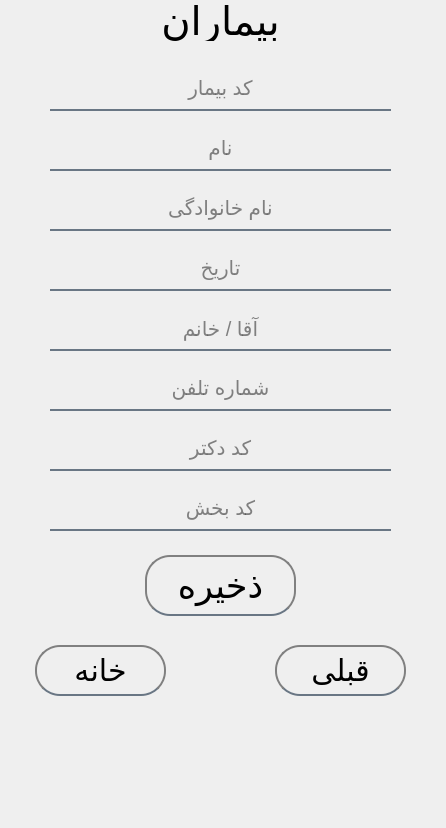
<?xml version="1.0" encoding="UTF-8"?>
<ui version="4.0">
 <class>MainWindow</class>
 <widget class="QMainWindow" name="MainWindow">
  <property name="geometry">
   <rect>
    <x>0</x>
    <y>0</y>
    <width>446</width>
    <height>828</height>
   </rect>
  </property>
  <property name="windowTitle">
   <string>MainWindow</string>
  </property>
  <widget class="QWidget" name="centralwidget">
   <widget class="QPushButton" name="but_home">
    <property name="geometry">
     <rect>
      <x>30</x>
      <y>640</y>
      <width>141</width>
      <height>61</height>
     </rect>
    </property>
    <property name="font">
     <font>
      <family>IRNazanin</family>
      <pointsize>-1</pointsize>
      <weight>50</weight>
      <italic>false</italic>
      <bold>false</bold>
     </font>
    </property>
    <property name="styleSheet">
     <string notr="true">QPushButton {
    background-color: transparent; /* Transparent background */
    color: rgb(0,0,0); /* Text color */
    border: 2px solid gray; /* Border around the button */
    padding: 5px; /* Increased padding for better touch targets */
    border-radius: 25px; /* Rounded corners */
    margin: 5px; /* Uniform margin on all sides */
    font-size: 35px; /* Font size for better readability */
	font: 30pt &quot;IRNazanin&quot;;
border-bottom: 2px solid rgba(105,118,132,255);
}

QPushButton:hover {
    border-color: rgba(190, 190, 190, 0.7); /* Lighter border on hover */
    background-color: rgba(255, 255, 255, 0.1); /* Light background on hover for visual feedback */
}

QPushButton:pressed {
    background-color: rgba(255, 255, 255, 0.2); /* Darker background when pressed */
	font: 20pt &quot;Ubuntu&quot;;
    border-color: rgba(150, 150, 150, 0.8); /* Change border color when pressed */
}

QPushButton:disabled {
    color: rgba(255, 255, 255, 0.5); /* Lighter text color when disabled */
    border-color: rgba(190, 190, 190, 0.3); /* Lighter border when disabled */
}
QPushButton {
    background-color: transparent; /* Transparent background */
    color: rgb(0,0,0); /* Text color */
    border: 2px solid gray; /* Border around the button */
    padding: 5px; /* Increased padding for better touch targets */
    border-radius: 25px; /* Rounded corners */
    margin: 5px; /* Uniform margin on all sides */
    font-size: 30px; /* Font size for better readability */
border-bottom: 2px solid rgba(105,118,132,255);
}

QPushButton:hover {
    border-color: rgba(190, 190, 190, 0.7); /* Lighter border on hover */
    background-color: rgba(255, 255, 255, 0.1); /* Light background on hover for visual feedback */
}

QPushButton:pressed {
    background-color: rgba(255, 255, 255, 0.2); /* Darker background when pressed */
	font: 20pt &quot;Ubuntu&quot;;
    border-color: rgba(150, 150, 150, 0.8); /* Change border color when pressed */
}

QPushButton:disabled {
    color: rgba(255, 255, 255, 0.5); /* Lighter text color when disabled */
    border-color: rgba(190, 190, 190, 0.3); /* Lighter border when disabled */
}
</string>
    </property>
    <property name="text">
     <string>خانه</string>
    </property>
   </widget>
   <widget class="QPushButton" name="but_save">
    <property name="geometry">
     <rect>
      <x>140</x>
      <y>550</y>
      <width>161</width>
      <height>71</height>
     </rect>
    </property>
    <property name="font">
     <font>
      <family>IRNazanin</family>
      <pointsize>30</pointsize>
      <weight>50</weight>
      <italic>false</italic>
      <bold>false</bold>
     </font>
    </property>
    <property name="styleSheet">
     <string notr="true">QPushButton {
    background-color: transparent; /* Transparent background */
    color: rgb(0,0,0); /* Text color */
    border: 2px solid gray; /* Border around the button */
    padding: 5px; /* Increased padding for better touch targets */
    border-radius: 25px; /* Rounded corners */
    margin: 5px; /* Uniform margin on all sides */
    font-size: 35px; /* Font size for better readability */
	font: 30pt &quot;IRNazanin&quot;;
border-bottom: 2px solid rgba(105,118,132,255);
}

QPushButton:hover {
    border-color: rgba(190, 190, 190, 0.7); /* Lighter border on hover */
    background-color: rgba(255, 255, 255, 0.1); /* Light background on hover for visual feedback */
}

QPushButton:pressed {
    background-color: rgba(255, 255, 255, 0.2); /* Darker background when pressed */
	font: 20pt &quot;Ubuntu&quot;;
    border-color: rgba(150, 150, 150, 0.8); /* Change border color when pressed */
}

QPushButton:disabled {
    color: rgba(255, 255, 255, 0.5); /* Lighter text color when disabled */
    border-color: rgba(190, 190, 190, 0.3); /* Lighter border when disabled */
}
</string>
    </property>
    <property name="text">
     <string>ذخیره</string>
    </property>
   </widget>
   <widget class="QPushButton" name="but_bake">
    <property name="geometry">
     <rect>
      <x>270</x>
      <y>640</y>
      <width>141</width>
      <height>61</height>
     </rect>
    </property>
    <property name="font">
     <font>
      <family>IRNazanin</family>
      <pointsize>-1</pointsize>
      <weight>50</weight>
      <italic>false</italic>
      <bold>false</bold>
     </font>
    </property>
    <property name="styleSheet">
     <string notr="true">QPushButton {
    background-color: transparent; /* Transparent background */
    color: rgb(0,0,0); /* Text color */
    border: 2px solid gray; /* Border around the button */
    padding: 5px; /* Increased padding for better touch targets */
    border-radius: 25px; /* Rounded corners */
    margin: 5px; /* Uniform margin on all sides */
    font-size: 35px; /* Font size for better readability */
	font: 30pt &quot;IRNazanin&quot;;
border-bottom: 2px solid rgba(105,118,132,255);
}

QPushButton:hover {
    border-color: rgba(190, 190, 190, 0.7); /* Lighter border on hover */
    background-color: rgba(255, 255, 255, 0.1); /* Light background on hover for visual feedback */
}

QPushButton:pressed {
    background-color: rgba(255, 255, 255, 0.2); /* Darker background when pressed */
	font: 20pt &quot;Ubuntu&quot;;
    border-color: rgba(150, 150, 150, 0.8); /* Change border color when pressed */
}

QPushButton:disabled {
    color: rgba(255, 255, 255, 0.5); /* Lighter text color when disabled */
    border-color: rgba(190, 190, 190, 0.3); /* Lighter border when disabled */
}
QPushButton {
    background-color: transparent; /* Transparent background */
    color: rgb(0,0,0); /* Text color */
    border: 2px solid gray; /* Border around the button */
    padding: 5px; /* Increased padding for better touch targets */
    border-radius: 25px; /* Rounded corners */
    margin: 5px; /* Uniform margin on all sides */
    font-size: 30px; /* Font size for better readability */
border-bottom: 2px solid rgba(105,118,132,255);
}

QPushButton:hover {
    border-color: rgba(190, 190, 190, 0.7); /* Lighter border on hover */
    background-color: rgba(255, 255, 255, 0.1); /* Light background on hover for visual feedback */
}

QPushButton:pressed {
    background-color: rgba(255, 255, 255, 0.2); /* Darker background when pressed */
	font: 20pt &quot;Ubuntu&quot;;
    border-color: rgba(150, 150, 150, 0.8); /* Change border color when pressed */
}

QPushButton:disabled {
    color: rgba(255, 255, 255, 0.5); /* Lighter text color when disabled */
    border-color: rgba(190, 190, 190, 0.3); /* Lighter border when disabled */
}
</string>
    </property>
    <property name="text">
     <string>قبلی</string>
    </property>
   </widget>
   <widget class="QLabel" name="label_name">
    <property name="geometry">
     <rect>
      <x>20</x>
      <y>0</y>
      <width>401</width>
      <height>41</height>
     </rect>
    </property>
    <property name="font">
     <font>
      <family>IRNazanin</family>
      <pointsize>30</pointsize>
      <weight>50</weight>
      <italic>false</italic>
      <bold>false</bold>
     </font>
    </property>
    <property name="styleSheet">
     <string notr="true">color: rgb(0,0,0);
font: 30pt &quot;IRNazanin&quot;;</string>
    </property>
    <property name="text">
     <string>بیماران</string>
    </property>
    <property name="alignment">
     <set>Qt::AlignCenter</set>
    </property>
   </widget>
   <widget class="QLineEdit" name="line_date">
    <property name="geometry">
     <rect>
      <x>50</x>
      <y>250</y>
      <width>341</width>
      <height>41</height>
     </rect>
    </property>
    <property name="styleSheet">
     <string notr="true">background-color: rgba(0,0,0,0);
border: none;
border-bottom: 2px solid rgba(105,118,132,255);
color: rgba(10, 10, 10,250); 
padding-bottom: 3px;
font-size: 20px;
font: 20pt &quot;IRNazanin&quot;;
</string>
    </property>
    <property name="text">
     <string/>
    </property>
    <property name="alignment">
     <set>Qt::AlignCenter</set>
    </property>
    <property name="placeholderText">
     <string>تاریخ</string>
    </property>
    <property name="cursorMoveStyle">
     <enum>Qt::LogicalMoveStyle</enum>
    </property>
   </widget>
   <widget class="QLineEdit" name="line_lastname">
    <property name="geometry">
     <rect>
      <x>50</x>
      <y>190</y>
      <width>341</width>
      <height>41</height>
     </rect>
    </property>
    <property name="styleSheet">
     <string notr="true">background-color: rgba(0,0,0,0);
border: none;
border-bottom: 2px solid rgba(105,118,132,255);
color: rgba(10, 10, 10,250); 
padding-bottom: 3px;
font-size: 20px;
font: 20pt &quot;IRNazanin&quot;;
</string>
    </property>
    <property name="text">
     <string/>
    </property>
    <property name="alignment">
     <set>Qt::AlignCenter</set>
    </property>
    <property name="placeholderText">
     <string>نام خانوادگی</string>
    </property>
    <property name="cursorMoveStyle">
     <enum>Qt::LogicalMoveStyle</enum>
    </property>
   </widget>
   <widget class="QLineEdit" name="line_phone">
    <property name="geometry">
     <rect>
      <x>50</x>
      <y>370</y>
      <width>341</width>
      <height>41</height>
     </rect>
    </property>
    <property name="styleSheet">
     <string notr="true">background-color: rgba(0,0,0,0);
border: none;
border-bottom: 2px solid rgba(105,118,132,255);
color: rgba(10, 10, 10,250); 
padding-bottom: 3px;
font-size: 20px;
font: 20pt &quot;IRNazanin&quot;;
</string>
    </property>
    <property name="text">
     <string/>
    </property>
    <property name="alignment">
     <set>Qt::AlignCenter</set>
    </property>
    <property name="placeholderText">
     <string>شماره تلفن</string>
    </property>
    <property name="cursorMoveStyle">
     <enum>Qt::LogicalMoveStyle</enum>
    </property>
   </widget>
   <widget class="QLabel" name="label_pic">
    <property name="geometry">
     <rect>
      <x>0</x>
      <y>0</y>
      <width>451</width>
      <height>831</height>
     </rect>
    </property>
    <property name="text">
     <string/>
    </property>
    <property name="pixmap">
     <pixmap>1.jpg</pixmap>
    </property>
    <property name="scaledContents">
     <bool>true</bool>
    </property>
   </widget>
   <widget class="QLineEdit" name="line_patient_code">
    <property name="geometry">
     <rect>
      <x>50</x>
      <y>70</y>
      <width>341</width>
      <height>41</height>
     </rect>
    </property>
    <property name="sizePolicy">
     <sizepolicy hsizetype="Expanding" vsizetype="Fixed">
      <horstretch>0</horstretch>
      <verstretch>0</verstretch>
     </sizepolicy>
    </property>
    <property name="layoutDirection">
     <enum>Qt::LeftToRight</enum>
    </property>
    <property name="autoFillBackground">
     <bool>false</bool>
    </property>
    <property name="styleSheet">
     <string notr="true">background-color: rgba(0,0,0,0);
border: none;
border-bottom: 2px solid rgba(105,118,132,255);
color: rgba(10, 10, 10,250); 
padding-bottom: 3px;
font-size: 20px;
font: 20pt &quot;IRNazanin&quot;;
</string>
    </property>
    <property name="cursorPosition">
     <number>0</number>
    </property>
    <property name="alignment">
     <set>Qt::AlignCenter</set>
    </property>
    <property name="dragEnabled">
     <bool>false</bool>
    </property>
    <property name="placeholderText">
     <string>کد بیمار</string>
    </property>
    <property name="cursorMoveStyle">
     <enum>Qt::VisualMoveStyle</enum>
    </property>
   </widget>
   <widget class="QLineEdit" name="line_gender">
    <property name="geometry">
     <rect>
      <x>50</x>
      <y>310</y>
      <width>341</width>
      <height>41</height>
     </rect>
    </property>
    <property name="styleSheet">
     <string notr="true">background-color: rgba(0,0,0,0);
border: none;
border-bottom: 2px solid rgba(105,118,132,255);
color: rgba(10, 10, 10,250); 
padding-bottom: 3px;
font-size: 20px;
font: 20pt &quot;IRNazanin&quot;;
</string>
    </property>
    <property name="text">
     <string/>
    </property>
    <property name="alignment">
     <set>Qt::AlignCenter</set>
    </property>
    <property name="placeholderText">
     <string>آقا / خانم</string>
    </property>
    <property name="cursorMoveStyle">
     <enum>Qt::LogicalMoveStyle</enum>
    </property>
   </widget>
   <widget class="QLineEdit" name="line_docter_code">
    <property name="geometry">
     <rect>
      <x>50</x>
      <y>430</y>
      <width>341</width>
      <height>41</height>
     </rect>
    </property>
    <property name="styleSheet">
     <string notr="true">background-color: rgba(0,0,0,0);
border: none;
border-bottom: 2px solid rgba(105,118,132,255);
color: rgba(10, 10, 10,250); 
padding-bottom: 3px;
font-size: 20px;
font: 20pt &quot;IRNazanin&quot;;
</string>
    </property>
    <property name="text">
     <string/>
    </property>
    <property name="alignment">
     <set>Qt::AlignCenter</set>
    </property>
    <property name="placeholderText">
     <string>کد دکتر</string>
    </property>
    <property name="cursorMoveStyle">
     <enum>Qt::LogicalMoveStyle</enum>
    </property>
   </widget>
   <widget class="QLineEdit" name="line_name">
    <property name="geometry">
     <rect>
      <x>50</x>
      <y>130</y>
      <width>341</width>
      <height>41</height>
     </rect>
    </property>
    <property name="styleSheet">
     <string notr="true">background-color: rgba(0,0,0,0);
border: none;
border-bottom: 2px solid rgba(105,118,132,255);
color: rgba(10, 10, 10,250); 
padding-bottom: 3px;
font-size: 20px;
font: 20pt &quot;IRNazanin&quot;;
</string>
    </property>
    <property name="alignment">
     <set>Qt::AlignCenter</set>
    </property>
    <property name="placeholderText">
     <string>نام</string>
    </property>
    <property name="cursorMoveStyle">
     <enum>Qt::VisualMoveStyle</enum>
    </property>
   </widget>
   <widget class="QLineEdit" name="line_part">
    <property name="geometry">
     <rect>
      <x>50</x>
      <y>490</y>
      <width>341</width>
      <height>41</height>
     </rect>
    </property>
    <property name="styleSheet">
     <string notr="true">background-color: rgba(0,0,0,0);
border: none;
border-bottom: 2px solid rgba(105,118,132,255);
color: rgba(10, 10, 10,250); 
padding-bottom: 3px;
font-size: 20px;
font: 20pt &quot;IRNazanin&quot;;
</string>
    </property>
    <property name="text">
     <string/>
    </property>
    <property name="alignment">
     <set>Qt::AlignCenter</set>
    </property>
    <property name="placeholderText">
     <string>کد بخش</string>
    </property>
    <property name="cursorMoveStyle">
     <enum>Qt::LogicalMoveStyle</enum>
    </property>
   </widget>
   <zorder>label_pic</zorder>
   <zorder>but_home</zorder>
   <zorder>but_save</zorder>
   <zorder>but_bake</zorder>
   <zorder>label_name</zorder>
   <zorder>line_date</zorder>
   <zorder>line_lastname</zorder>
   <zorder>line_phone</zorder>
   <zorder>line_patient_code</zorder>
   <zorder>line_gender</zorder>
   <zorder>line_docter_code</zorder>
   <zorder>line_name</zorder>
   <zorder>line_part</zorder>
  </widget>
 </widget>
 <resources/>
 <connections/>
</ui>
